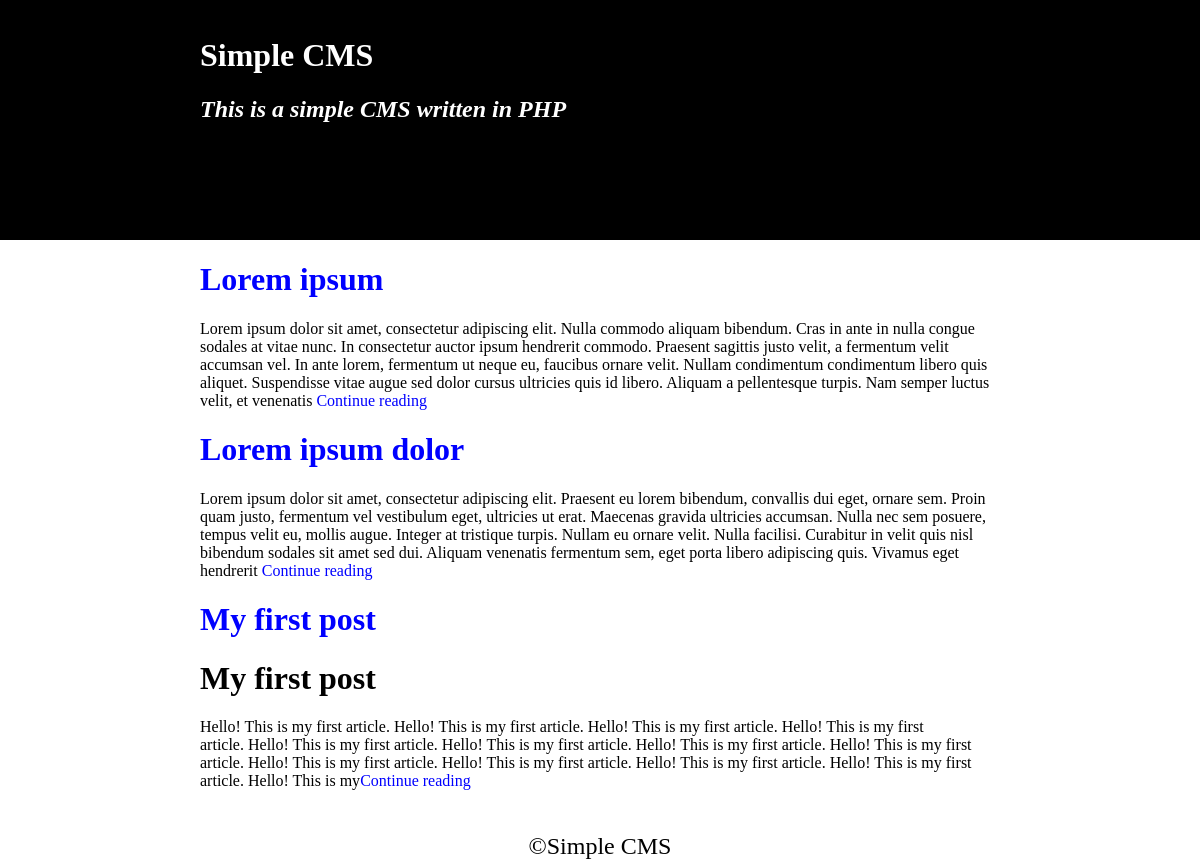
The page / on the database its author committed.
### tables this page shows
CREATE TABLE IF NOT EXISTS `config` (
  `id` int(11) NOT NULL AUTO_INCREMENT,
  `name` varchar(50) NOT NULL,
  `value` varchar(150) NOT NULL,
  PRIMARY KEY (`id`),
  UNIQUE KEY `name` (`name`)
);

CREATE TABLE IF NOT EXISTS `article` (
  `id` int(11) NOT NULL AUTO_INCREMENT,
  `title` varchar(50) NOT NULL,
  `content` text NOT NULL,
  `post_date` datetime NOT NULL,
  PRIMARY KEY (`id`)
);

### classes/article.php (the view, shortened to what this page needs)
<?php
	class Article{
		public static function article_list(){
			global $mysqli;
			$query = "SELECT * FROM article";
			$result = $mysqli->query($query);
			while($row = $result->fetch_object()){
				echo '<div class="article">';
					echo '<h1 class="article-title"><a class="article-title" href="?article='.$row->id.'">' . $row->title . '</a></h1>';
					if(strlen($row->content) > 500){
						$content = substr($row->content, 0, 500);
						$content .= '<a class="continue-reading" href="?article='.$row->id.'">Continue reading</a>';
					}else{
						$content = $row->content;
					}
					echo '<p class="article-listed-content">' . $content . '</p>';
				echo '</div>';
			}
		}
	}

### index.php (shortened to what this page needs)
<?php
    require_once 'classes/db.php';
    require_once 'classes/article.php';
    require_once 'classes/site.php';
?>
<!DOCTYPE html>
<html>
    <head>
        <link rel="stylesheet" type="text/css" href="css/main.css" />
    </head>
<body>
    <header class="header">
        <div>
            <h1 class="title"><?php Site::title(); ?></h1>
            <h2 class="description"><em><?php Site::description(); ?></em></h2>
        </div>
    </header>
    <div class="page">
        <?php
            if(isset($_GET['article'])){
                Article::article_view();
            }else{
                Article::article_list();
            }
        ?>
    </div>
    <footer class="footer">
        <div>
            <br />
            <?php echo '&copy;'; Site::title(); ?>
        </div>
    </footer>
</body>
</html>

### classes/site.php
<?php
    class Site{
        public static function title(){
            global $mysqli;
            $query = "SELECT value FROM config WHERE name='title'";
            $result = $mysqli->query($query);
            $title = $result->fetch_object();
            echo $title->value;
            return true;
        }
        public static function description(){
            global $mysqli;
            $query = "SELECT value FROM config WHERE name='description'";
            $result = $mysqli->query($query);
            $description = $result->fetch_object();
            echo $description->value;
            return true;
        }
    }
?>

### css/main.css (style rules this page uses)
body { margin: 0; }
a { text-decoration: none; }
.header { width: auto; height: 15em; background-color: black; }
.header div { width: 50em; height: 15em; margin: auto; padding: 1em; }
.title, .description { color: white; }
.page { width: 50em; height: auto; margin: auto; }
.article-title, .continue-reading { text-decoration: none; color: blue; }
.footer { width: auto; height: auto; }
.footer div { width: 50em; height: auto; text-align: center; font-size: 1.5em; margin: auto; }

### rows shown on the page
config: value "Simple CMS Simple CMS"
config: value "This is a simple CMS written in PHP"
article: title "Lorem ipsum", content "Lorem ipsum dolor sit amet, consectetur adipiscing elit. Nulla commodo aliquam bibendum. Cras in ante in nulla congue sodales at vitae nunc. In consectetur auctor ipsum hendrerit commodo. Praesent sagittis justo velit, a fermentum velit accumsan vel. In ante lorem, fermentum ut neque eu, faucibus ornare velit. Nullam condimentum condimentum libero quis aliquet. Suspendisse vitae augue sed dolor cursus ultricies quis id libero. Aliquam a pellentesque turpis. Nam semper luctus velit, et venenatis"
article: title "Lorem ipsum dolor", content "Lorem ipsum dolor sit amet, consectetur adipiscing elit. Praesent eu lorem bibendum, convallis dui eget, ornare sem. Proin quam justo, fermentum vel vestibulum eget, ultricies ut erat. Maecenas gravida ultricies accumsan. Nulla nec sem posuere, tempus velit eu, mollis augue. Integer at tristique turpis. Nullam eu ornare velit. Nulla facilisi. Curabitur in velit quis nisl bibendum sodales sit amet sed dui. Aliquam venenatis fermentum sem, eget porta libero adipiscing quis. Vivamus eget hendrerit"
article: title "My first post", content "My first post Hello! This is my first article. Hello! This is my first article. Hello! This is my first article. Hello! This is my first article. Hello! This is my first article. Hello! This is my first article. Hello! This is my first article. Hello! This is my first article. Hello! This is my first article. Hello! This is my first article. Hello! This is my first article. Hello! This is my first article. Hello! This is my"
